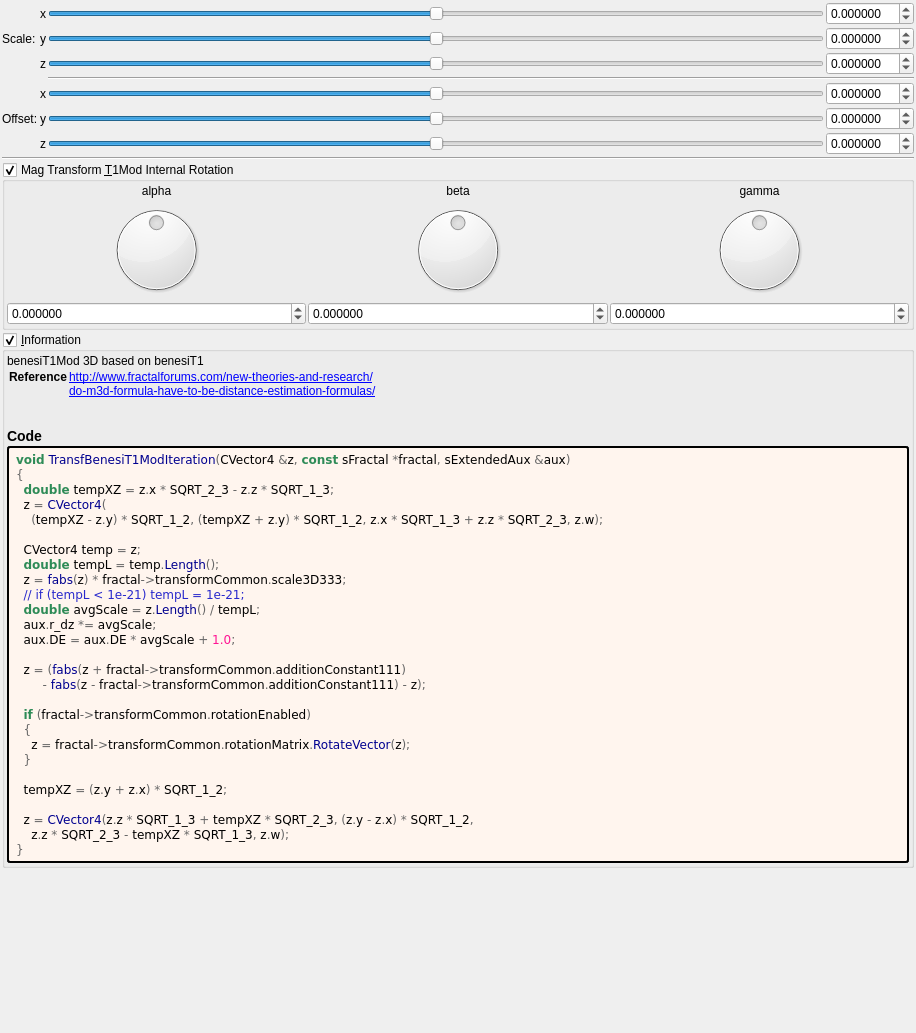
<?xml version="1.0" encoding="UTF-8"?>
<ui version="4.0">
 <class>transf_benesi_t1_mod</class>
 <widget class="QWidget" name="Form">
  <property name="geometry">
   <rect>
    <x>0</x>
    <y>0</y>
    <width>916</width>
    <height>1033</height>
   </rect>
  </property>
  <property name="windowTitle">
   <string notr="true">transf_benesi_t1_mod</string>
  </property>
  <layout class="QVBoxLayout" name="verticalLayout">
   <property name="spacing">
    <number>2</number>
   </property>
   <property name="leftMargin">
    <number>2</number>
   </property>
   <property name="topMargin">
    <number>2</number>
   </property>
   <property name="rightMargin">
    <number>2</number>
   </property>
   <property name="bottomMargin">
    <number>2</number>
   </property>
   <item>
    <layout class="QGridLayout" name="gridLayout_63">
     <property name="spacing">
      <number>2</number>
     </property>
     <item row="0" column="1">
      <widget class="QLabel" name="label_251">
       <property name="text">
        <string/>
       </property>
      </widget>
     </item>
     <item row="4" column="4">
      <widget class="MyDoubleSpinBox" name="spinbox3_transf_addition_constant_111_x">
       <property name="sizePolicy">
        <sizepolicy hsizetype="Minimum" vsizetype="Maximum">
         <horstretch>0</horstretch>
         <verstretch>0</verstretch>
        </sizepolicy>
       </property>
       <property name="prefix">
        <string/>
       </property>
       <property name="suffix">
        <string/>
       </property>
       <property name="decimals">
        <number>6</number>
       </property>
       <property name="minimum">
        <double>-99.989999999999995</double>
       </property>
       <property name="maximum">
        <double>99.989999999999995</double>
       </property>
       <property name="singleStep">
        <double>0.100000000000000</double>
       </property>
      </widget>
     </item>
     <item row="4" column="3">
      <widget class="QSlider" name="slider3_transf_addition_constant_111_x">
       <property name="sizePolicy">
        <sizepolicy hsizetype="Preferred" vsizetype="Preferred">
         <horstretch>0</horstretch>
         <verstretch>0</verstretch>
        </sizepolicy>
       </property>
       <property name="minimum">
        <number>-5000000</number>
       </property>
       <property name="maximum">
        <number>5000000</number>
       </property>
       <property name="singleStep">
        <number>1</number>
       </property>
       <property name="orientation">
        <enum>Qt::Horizontal</enum>
       </property>
      </widget>
     </item>
     <item row="5" column="3">
      <widget class="QSlider" name="slider3_transf_addition_constant_111_y">
       <property name="sizePolicy">
        <sizepolicy hsizetype="Expanding" vsizetype="Maximum">
         <horstretch>0</horstretch>
         <verstretch>0</verstretch>
        </sizepolicy>
       </property>
       <property name="minimum">
        <number>-5000000</number>
       </property>
       <property name="maximum">
        <number>5000000</number>
       </property>
       <property name="singleStep">
        <number>1</number>
       </property>
       <property name="orientation">
        <enum>Qt::Horizontal</enum>
       </property>
      </widget>
     </item>
     <item row="1" column="1">
      <widget class="QLabel" name="label_258">
       <property name="text">
        <string>Scale:</string>
       </property>
      </widget>
     </item>
     <item row="2" column="4">
      <widget class="MyDoubleSpinBox" name="spinbox3_transf_scale3D_333_z">
       <property name="sizePolicy">
        <sizepolicy hsizetype="Minimum" vsizetype="Maximum">
         <horstretch>0</horstretch>
         <verstretch>0</verstretch>
        </sizepolicy>
       </property>
       <property name="prefix">
        <string/>
       </property>
       <property name="suffix">
        <string/>
       </property>
       <property name="decimals">
        <number>6</number>
       </property>
       <property name="minimum">
        <double>-99.989999999999995</double>
       </property>
       <property name="maximum">
        <double>99.989999999999995</double>
       </property>
       <property name="singleStep">
        <double>0.100000000000000</double>
       </property>
      </widget>
     </item>
     <item row="0" column="4">
      <widget class="MyDoubleSpinBox" name="spinbox3_transf_scale3D_333_x">
       <property name="sizePolicy">
        <sizepolicy hsizetype="Minimum" vsizetype="Maximum">
         <horstretch>0</horstretch>
         <verstretch>0</verstretch>
        </sizepolicy>
       </property>
       <property name="prefix">
        <string/>
       </property>
       <property name="suffix">
        <string/>
       </property>
       <property name="decimals">
        <number>6</number>
       </property>
       <property name="minimum">
        <double>-99.989999999999995</double>
       </property>
       <property name="maximum">
        <double>99.989999999999995</double>
       </property>
       <property name="singleStep">
        <double>0.100000000000000</double>
       </property>
      </widget>
     </item>
     <item row="1" column="3">
      <widget class="QSlider" name="slider3_transf_scale3D_333_y">
       <property name="sizePolicy">
        <sizepolicy hsizetype="Expanding" vsizetype="Maximum">
         <horstretch>0</horstretch>
         <verstretch>0</verstretch>
        </sizepolicy>
       </property>
       <property name="minimum">
        <number>-5000000</number>
       </property>
       <property name="maximum">
        <number>5000000</number>
       </property>
       <property name="singleStep">
        <number>1</number>
       </property>
       <property name="orientation">
        <enum>Qt::Horizontal</enum>
       </property>
      </widget>
     </item>
     <item row="4" column="1">
      <widget class="QLabel" name="label_253">
       <property name="text">
        <string/>
       </property>
      </widget>
     </item>
     <item row="6" column="3">
      <widget class="QSlider" name="slider3_transf_addition_constant_111_z">
       <property name="sizePolicy">
        <sizepolicy hsizetype="Expanding" vsizetype="Maximum">
         <horstretch>0</horstretch>
         <verstretch>0</verstretch>
        </sizepolicy>
       </property>
       <property name="minimum">
        <number>-5000000</number>
       </property>
       <property name="maximum">
        <number>5000000</number>
       </property>
       <property name="singleStep">
        <number>1</number>
       </property>
       <property name="orientation">
        <enum>Qt::Horizontal</enum>
       </property>
      </widget>
     </item>
     <item row="6" column="1">
      <widget class="QLabel" name="label_257">
       <property name="text">
        <string/>
       </property>
      </widget>
     </item>
     <item row="2" column="3">
      <widget class="QSlider" name="slider3_transf_scale3D_333_z">
       <property name="sizePolicy">
        <sizepolicy hsizetype="Expanding" vsizetype="Maximum">
         <horstretch>0</horstretch>
         <verstretch>0</verstretch>
        </sizepolicy>
       </property>
       <property name="minimum">
        <number>-5000000</number>
       </property>
       <property name="maximum">
        <number>5000000</number>
       </property>
       <property name="singleStep">
        <number>1</number>
       </property>
       <property name="orientation">
        <enum>Qt::Horizontal</enum>
       </property>
      </widget>
     </item>
     <item row="1" column="4">
      <widget class="MyDoubleSpinBox" name="spinbox3_transf_scale3D_333_y">
       <property name="sizePolicy">
        <sizepolicy hsizetype="Minimum" vsizetype="Maximum">
         <horstretch>0</horstretch>
         <verstretch>0</verstretch>
        </sizepolicy>
       </property>
       <property name="prefix">
        <string/>
       </property>
       <property name="suffix">
        <string/>
       </property>
       <property name="decimals">
        <number>6</number>
       </property>
       <property name="minimum">
        <double>-99.989999999999995</double>
       </property>
       <property name="maximum">
        <double>99.989999999999995</double>
       </property>
       <property name="singleStep">
        <double>0.100000000000000</double>
       </property>
      </widget>
     </item>
     <item row="5" column="1">
      <widget class="QLabel" name="label_255">
       <property name="text">
        <string>Offset:</string>
       </property>
      </widget>
     </item>
     <item row="6" column="4">
      <widget class="MyDoubleSpinBox" name="spinbox3_transf_addition_constant_111_z">
       <property name="sizePolicy">
        <sizepolicy hsizetype="Minimum" vsizetype="Maximum">
         <horstretch>0</horstretch>
         <verstretch>0</verstretch>
        </sizepolicy>
       </property>
       <property name="prefix">
        <string/>
       </property>
       <property name="suffix">
        <string/>
       </property>
       <property name="decimals">
        <number>6</number>
       </property>
       <property name="minimum">
        <double>-99.989999999999995</double>
       </property>
       <property name="maximum">
        <double>99.989999999999995</double>
       </property>
       <property name="singleStep">
        <double>0.100000000000000</double>
       </property>
      </widget>
     </item>
     <item row="3" column="3" colspan="2">
      <widget class="Line" name="line_53">
       <property name="orientation">
        <enum>Qt::Horizontal</enum>
       </property>
      </widget>
     </item>
     <item row="0" column="3">
      <widget class="QSlider" name="slider3_transf_scale3D_333_x">
       <property name="sizePolicy">
        <sizepolicy hsizetype="Preferred" vsizetype="Preferred">
         <horstretch>0</horstretch>
         <verstretch>0</verstretch>
        </sizepolicy>
       </property>
       <property name="minimum">
        <number>-5000000</number>
       </property>
       <property name="maximum">
        <number>5000000</number>
       </property>
       <property name="singleStep">
        <number>1</number>
       </property>
       <property name="orientation">
        <enum>Qt::Horizontal</enum>
       </property>
      </widget>
     </item>
     <item row="2" column="1">
      <widget class="QLabel" name="label_250">
       <property name="text">
        <string/>
       </property>
      </widget>
     </item>
     <item row="5" column="4">
      <widget class="MyDoubleSpinBox" name="spinbox3_transf_addition_constant_111_y">
       <property name="sizePolicy">
        <sizepolicy hsizetype="Minimum" vsizetype="Maximum">
         <horstretch>0</horstretch>
         <verstretch>0</verstretch>
        </sizepolicy>
       </property>
       <property name="prefix">
        <string/>
       </property>
       <property name="suffix">
        <string/>
       </property>
       <property name="decimals">
        <number>6</number>
       </property>
       <property name="minimum">
        <double>-99.989999999999995</double>
       </property>
       <property name="maximum">
        <double>99.989999999999995</double>
       </property>
       <property name="singleStep">
        <double>0.100000000000000</double>
       </property>
      </widget>
     </item>
     <item row="0" column="2">
      <widget class="QLabel" name="label_252">
       <property name="text">
        <string notr="true">x</string>
       </property>
      </widget>
     </item>
     <item row="1" column="2">
      <widget class="QLabel" name="label_254">
       <property name="text">
        <string notr="true">y</string>
       </property>
      </widget>
     </item>
     <item row="4" column="2">
      <widget class="QLabel" name="label_256">
       <property name="text">
        <string notr="true">x</string>
       </property>
      </widget>
     </item>
     <item row="5" column="2">
      <widget class="QLabel" name="label_259">
       <property name="text">
        <string notr="true">y</string>
       </property>
      </widget>
     </item>
     <item row="2" column="2">
      <widget class="QLabel" name="label_260">
       <property name="text">
        <string notr="true">z</string>
       </property>
      </widget>
     </item>
     <item row="6" column="2">
      <widget class="QLabel" name="label_261">
       <property name="text">
        <string notr="true">z</string>
       </property>
      </widget>
     </item>
    </layout>
   </item>
   <item>
    <widget class="Line" name="line_55">
     <property name="orientation">
      <enum>Qt::Horizontal</enum>
     </property>
    </widget>
   </item>
   <item>
    <widget class="MyGroupBox" name="groupCheck_transf_rotation_enabled">
     <property name="title">
      <string>Mag Transform &amp;T1Mod Internal Rotation</string>
     </property>
     <property name="checkable">
      <bool>true</bool>
     </property>
     <layout class="QVBoxLayout" name="verticalLayout_8" stretch="0">
      <property name="spacing">
       <number>2</number>
      </property>
      <property name="leftMargin">
       <number>2</number>
      </property>
      <property name="topMargin">
       <number>2</number>
      </property>
      <property name="rightMargin">
       <number>2</number>
      </property>
      <property name="bottomMargin">
       <number>2</number>
      </property>
      <item>
       <layout class="QGridLayout" name="gridLayout_10">
        <property name="spacing">
         <number>2</number>
        </property>
        <item row="1" column="2">
         <widget class="QLabel" name="label_36">
          <property name="text">
           <string notr="true">gamma</string>
          </property>
          <property name="alignment">
           <set>Qt::AlignCenter</set>
          </property>
         </widget>
        </item>
        <item row="1" column="1">
         <widget class="QLabel" name="label_34">
          <property name="text">
           <string notr="true">beta</string>
          </property>
          <property name="alignment">
           <set>Qt::AlignCenter</set>
          </property>
         </widget>
        </item>
        <item row="1" column="0">
         <widget class="QLabel" name="label_35">
          <property name="text">
           <string notr="true">alpha</string>
          </property>
          <property name="alignment">
           <set>Qt::AlignCenter</set>
          </property>
         </widget>
        </item>
        <item row="2" column="1">
         <widget class="QDial" name="dial3_transf_rotation_y">
          <property name="minimum">
           <number>-18000</number>
          </property>
          <property name="maximum">
           <number>18000</number>
          </property>
          <property name="wrapping">
           <bool>true</bool>
          </property>
         </widget>
        </item>
        <item row="2" column="2">
         <widget class="QDial" name="dial3_transf_rotation_z">
          <property name="minimum">
           <number>-18000</number>
          </property>
          <property name="maximum">
           <number>18000</number>
          </property>
          <property name="wrapping">
           <bool>true</bool>
          </property>
         </widget>
        </item>
        <item row="3" column="0">
         <widget class="MyDoubleSpinBox" name="spinboxd3_transf_rotation_x">
          <property name="sizePolicy">
           <sizepolicy hsizetype="Minimum" vsizetype="Maximum">
            <horstretch>0</horstretch>
            <verstretch>0</verstretch>
           </sizepolicy>
          </property>
          <property name="prefix">
           <string/>
          </property>
          <property name="suffix">
           <string/>
          </property>
          <property name="decimals">
           <number>6</number>
          </property>
          <property name="minimum">
           <double>-180.000000000000000</double>
          </property>
          <property name="maximum">
           <double>180.000000000000000</double>
          </property>
          <property name="singleStep">
           <double>1.000000000000000</double>
          </property>
         </widget>
        </item>
        <item row="2" column="0">
         <widget class="QDial" name="dial3_transf_rotation_x">
          <property name="minimum">
           <number>-18000</number>
          </property>
          <property name="maximum">
           <number>18000</number>
          </property>
          <property name="wrapping">
           <bool>true</bool>
          </property>
         </widget>
        </item>
        <item row="3" column="2">
         <widget class="MyDoubleSpinBox" name="spinboxd3_transf_rotation_z">
          <property name="sizePolicy">
           <sizepolicy hsizetype="Minimum" vsizetype="Maximum">
            <horstretch>0</horstretch>
            <verstretch>0</verstretch>
           </sizepolicy>
          </property>
          <property name="prefix">
           <string/>
          </property>
          <property name="suffix">
           <string/>
          </property>
          <property name="decimals">
           <number>6</number>
          </property>
          <property name="minimum">
           <double>-180.000000000000000</double>
          </property>
          <property name="maximum">
           <double>180.000000000000000</double>
          </property>
          <property name="singleStep">
           <double>1.000000000000000</double>
          </property>
         </widget>
        </item>
        <item row="3" column="1">
         <widget class="MyDoubleSpinBox" name="spinboxd3_transf_rotation_y">
          <property name="sizePolicy">
           <sizepolicy hsizetype="Minimum" vsizetype="Maximum">
            <horstretch>0</horstretch>
            <verstretch>0</verstretch>
           </sizepolicy>
          </property>
          <property name="prefix">
           <string/>
          </property>
          <property name="suffix">
           <string/>
          </property>
          <property name="decimals">
           <number>6</number>
          </property>
          <property name="minimum">
           <double>-180.000000000000000</double>
          </property>
          <property name="maximum">
           <double>180.000000000000000</double>
          </property>
          <property name="singleStep">
           <double>1.000000000000000</double>
          </property>
         </widget>
        </item>
       </layout>
      </item>
     </layout>
    </widget>
   </item>
   <item>
    <widget class="MyGroupBox" name="groupCheck_info">
     <property name="title">
      <string>&amp;Information</string>
     </property>
     <property name="flat">
      <bool>false</bool>
     </property>
     <property name="checkable">
      <bool>true</bool>
     </property>
     <layout class="QVBoxLayout" name="verticalLayout_2">
      <property name="spacing">
       <number>2</number>
      </property>
      <property name="leftMargin">
       <number>2</number>
      </property>
      <property name="topMargin">
       <number>2</number>
      </property>
      <property name="rightMargin">
       <number>2</number>
      </property>
      <property name="bottomMargin">
       <number>2</number>
      </property>
      <item>
       <widget class="QLabel" name="label_information_general">
        <property name="text">
         <string notr="true">&lt;p&gt;benesiT1Mod  3D based on benesiT1&lt;/p&gt;&lt;table&gt;
&lt;tr&gt;&lt;th&gt;Reference&lt;/th&gt;&lt;td&gt;&lt;a href=&quot;http://www.fractalforums.com/new-theories-and-research/&quot;&gt;http://www.fractalforums.com/new-theories-and-research/&lt;br&gt;
&lt;a href=&quot;do-m3d-formula-have-to-be-distance-estimation-formulas/&quot;&gt;do-m3d-formula-have-to-be-distance-estimation-formulas/&lt;br&gt;
&lt;/td&gt;&lt;/tr&gt;
&lt;/table&gt;
&lt;h3&gt;Code&lt;/h3&gt;</string>
        </property>
        <property name="wordWrap">
         <bool>true</bool>
        </property>
        <property name="openExternalLinks">
         <bool>true</bool>
        </property>
        <property name="textInteractionFlags">
         <set>Qt::LinksAccessibleByMouse|Qt::TextSelectableByMouse</set>
        </property>
       </widget>
      </item>
      <item>
       <widget class="QLabel" name="label_code_content">
        <property name="styleSheet">
         <string notr="true">border-style: outset; border-width: 2px; border-radius: 3px; border-color: black; background-color: #fff5ee; padding: 4px;</string>
        </property>
        <property name="text">
         <string notr="true">&lt;body style=&quot;background-color:#fff5ee&quot;&gt;
&lt;pre style=&quot;color:#000000; background-color:#fff5ee;  font-family:'Courier New',monospace;&quot;&gt;&lt;span style=&quot;color:#2e8b57; font-weight:bold&quot;&gt;void&lt;/span&gt; &lt;span style=&quot;color:#00008f&quot;&gt;TransfBenesiT1ModIteration&lt;/span&gt;&lt;span style=&quot;color:#676767&quot;&gt;(&lt;/span&gt;CVector4 &lt;span style=&quot;color:#676767&quot;&gt;&amp;amp;&lt;/span&gt;z&lt;span style=&quot;color:#676767&quot;&gt;,&lt;/span&gt; &lt;span style=&quot;color:#2e8b57; font-weight:bold&quot;&gt;const&lt;/span&gt; sFractal &lt;span style=&quot;color:#676767&quot;&gt;*&lt;/span&gt;fractal&lt;span style=&quot;color:#676767&quot;&gt;,&lt;/span&gt; sExtendedAux &lt;span style=&quot;color:#676767&quot;&gt;&amp;amp;&lt;/span&gt;aux&lt;span style=&quot;color:#676767&quot;&gt;)&lt;/span&gt;
&lt;span style=&quot;color:#676767&quot;&gt;{&lt;/span&gt;
  &lt;span style=&quot;color:#2e8b57; font-weight:bold&quot;&gt;double&lt;/span&gt; tempXZ &lt;span style=&quot;color:#676767&quot;&gt;=&lt;/span&gt; z&lt;span style=&quot;color:#676767&quot;&gt;.&lt;/span&gt;x &lt;span style=&quot;color:#676767&quot;&gt;*&lt;/span&gt; SQRT_2_3 &lt;span style=&quot;color:#676767&quot;&gt;-&lt;/span&gt; z&lt;span style=&quot;color:#676767&quot;&gt;.&lt;/span&gt;z &lt;span style=&quot;color:#676767&quot;&gt;*&lt;/span&gt; SQRT_1_3&lt;span style=&quot;color:#676767&quot;&gt;;&lt;/span&gt;
  z &lt;span style=&quot;color:#676767&quot;&gt;=&lt;/span&gt; &lt;span style=&quot;color:#00008f&quot;&gt;CVector4&lt;/span&gt;&lt;span style=&quot;color:#676767&quot;&gt;(&lt;/span&gt;
    &lt;span style=&quot;color:#676767&quot;&gt;(&lt;/span&gt;tempXZ &lt;span style=&quot;color:#676767&quot;&gt;-&lt;/span&gt; z&lt;span style=&quot;color:#676767&quot;&gt;.&lt;/span&gt;y&lt;span style=&quot;color:#676767&quot;&gt;) *&lt;/span&gt; SQRT_1_2&lt;span style=&quot;color:#676767&quot;&gt;, (&lt;/span&gt;tempXZ &lt;span style=&quot;color:#676767&quot;&gt;+&lt;/span&gt; z&lt;span style=&quot;color:#676767&quot;&gt;.&lt;/span&gt;y&lt;span style=&quot;color:#676767&quot;&gt;) *&lt;/span&gt; SQRT_1_2&lt;span style=&quot;color:#676767&quot;&gt;,&lt;/span&gt; z&lt;span style=&quot;color:#676767&quot;&gt;.&lt;/span&gt;x &lt;span style=&quot;color:#676767&quot;&gt;*&lt;/span&gt; SQRT_1_3 &lt;span style=&quot;color:#676767&quot;&gt;+&lt;/span&gt; z&lt;span style=&quot;color:#676767&quot;&gt;.&lt;/span&gt;z &lt;span style=&quot;color:#676767&quot;&gt;*&lt;/span&gt; SQRT_2_3&lt;span style=&quot;color:#676767&quot;&gt;,&lt;/span&gt; z&lt;span style=&quot;color:#676767&quot;&gt;.&lt;/span&gt;w&lt;span style=&quot;color:#676767&quot;&gt;);&lt;/span&gt;

  CVector4 temp &lt;span style=&quot;color:#676767&quot;&gt;=&lt;/span&gt; z&lt;span style=&quot;color:#676767&quot;&gt;;&lt;/span&gt;
  &lt;span style=&quot;color:#2e8b57; font-weight:bold&quot;&gt;double&lt;/span&gt; tempL &lt;span style=&quot;color:#676767&quot;&gt;=&lt;/span&gt; temp&lt;span style=&quot;color:#676767&quot;&gt;.&lt;/span&gt;&lt;span style=&quot;color:#00008f&quot;&gt;Length&lt;/span&gt;&lt;span style=&quot;color:#676767&quot;&gt;();&lt;/span&gt;
  z &lt;span style=&quot;color:#676767&quot;&gt;=&lt;/span&gt; &lt;span style=&quot;color:#00008f&quot;&gt;fabs&lt;/span&gt;&lt;span style=&quot;color:#676767&quot;&gt;(&lt;/span&gt;z&lt;span style=&quot;color:#676767&quot;&gt;) *&lt;/span&gt; fractal&lt;span style=&quot;color:#676767&quot;&gt;-&amp;gt;&lt;/span&gt;transformCommon&lt;span style=&quot;color:#676767&quot;&gt;.&lt;/span&gt;scale3D333&lt;span style=&quot;color:#676767&quot;&gt;;&lt;/span&gt;
  &lt;span style=&quot;color:#2929cc&quot;&gt;// if (tempL &amp;lt; 1e-21) tempL = 1e-21;&lt;/span&gt;
  &lt;span style=&quot;color:#2e8b57; font-weight:bold&quot;&gt;double&lt;/span&gt; avgScale &lt;span style=&quot;color:#676767&quot;&gt;=&lt;/span&gt; z&lt;span style=&quot;color:#676767&quot;&gt;.&lt;/span&gt;&lt;span style=&quot;color:#00008f&quot;&gt;Length&lt;/span&gt;&lt;span style=&quot;color:#676767&quot;&gt;() /&lt;/span&gt; tempL&lt;span style=&quot;color:#676767&quot;&gt;;&lt;/span&gt;
  aux&lt;span style=&quot;color:#676767&quot;&gt;.&lt;/span&gt;r_dz &lt;span style=&quot;color:#676767&quot;&gt;*=&lt;/span&gt; avgScale&lt;span style=&quot;color:#676767&quot;&gt;;&lt;/span&gt;
  aux&lt;span style=&quot;color:#676767&quot;&gt;.&lt;/span&gt;DE &lt;span style=&quot;color:#676767&quot;&gt;=&lt;/span&gt; aux&lt;span style=&quot;color:#676767&quot;&gt;.&lt;/span&gt;DE &lt;span style=&quot;color:#676767&quot;&gt;*&lt;/span&gt; avgScale &lt;span style=&quot;color:#676767&quot;&gt;+&lt;/span&gt; &lt;span style=&quot;color:#ff1493&quot;&gt;1.0&lt;/span&gt;&lt;span style=&quot;color:#676767&quot;&gt;;&lt;/span&gt;

  z &lt;span style=&quot;color:#676767&quot;&gt;= (&lt;/span&gt;&lt;span style=&quot;color:#00008f&quot;&gt;fabs&lt;/span&gt;&lt;span style=&quot;color:#676767&quot;&gt;(&lt;/span&gt;z &lt;span style=&quot;color:#676767&quot;&gt;+&lt;/span&gt; fractal&lt;span style=&quot;color:#676767&quot;&gt;-&amp;gt;&lt;/span&gt;transformCommon&lt;span style=&quot;color:#676767&quot;&gt;.&lt;/span&gt;additionConstant111&lt;span style=&quot;color:#676767&quot;&gt;)&lt;/span&gt;
       &lt;span style=&quot;color:#676767&quot;&gt;-&lt;/span&gt; &lt;span style=&quot;color:#00008f&quot;&gt;fabs&lt;/span&gt;&lt;span style=&quot;color:#676767&quot;&gt;(&lt;/span&gt;z &lt;span style=&quot;color:#676767&quot;&gt;-&lt;/span&gt; fractal&lt;span style=&quot;color:#676767&quot;&gt;-&amp;gt;&lt;/span&gt;transformCommon&lt;span style=&quot;color:#676767&quot;&gt;.&lt;/span&gt;additionConstant111&lt;span style=&quot;color:#676767&quot;&gt;) -&lt;/span&gt; z&lt;span style=&quot;color:#676767&quot;&gt;);&lt;/span&gt;

  &lt;span style=&quot;color:#2e8b57; font-weight:bold&quot;&gt;if&lt;/span&gt; &lt;span style=&quot;color:#676767&quot;&gt;(&lt;/span&gt;fractal&lt;span style=&quot;color:#676767&quot;&gt;-&amp;gt;&lt;/span&gt;transformCommon&lt;span style=&quot;color:#676767&quot;&gt;.&lt;/span&gt;rotationEnabled&lt;span style=&quot;color:#676767&quot;&gt;)&lt;/span&gt;
  &lt;span style=&quot;color:#676767&quot;&gt;{&lt;/span&gt;
    z &lt;span style=&quot;color:#676767&quot;&gt;=&lt;/span&gt; fractal&lt;span style=&quot;color:#676767&quot;&gt;-&amp;gt;&lt;/span&gt;transformCommon&lt;span style=&quot;color:#676767&quot;&gt;.&lt;/span&gt;rotationMatrix&lt;span style=&quot;color:#676767&quot;&gt;.&lt;/span&gt;&lt;span style=&quot;color:#00008f&quot;&gt;RotateVector&lt;/span&gt;&lt;span style=&quot;color:#676767&quot;&gt;(&lt;/span&gt;z&lt;span style=&quot;color:#676767&quot;&gt;);&lt;/span&gt;
  &lt;span style=&quot;color:#676767&quot;&gt;}&lt;/span&gt;

  tempXZ &lt;span style=&quot;color:#676767&quot;&gt;= (&lt;/span&gt;z&lt;span style=&quot;color:#676767&quot;&gt;.&lt;/span&gt;y &lt;span style=&quot;color:#676767&quot;&gt;+&lt;/span&gt; z&lt;span style=&quot;color:#676767&quot;&gt;.&lt;/span&gt;x&lt;span style=&quot;color:#676767&quot;&gt;) *&lt;/span&gt; SQRT_1_2&lt;span style=&quot;color:#676767&quot;&gt;;&lt;/span&gt;

  z &lt;span style=&quot;color:#676767&quot;&gt;=&lt;/span&gt; &lt;span style=&quot;color:#00008f&quot;&gt;CVector4&lt;/span&gt;&lt;span style=&quot;color:#676767&quot;&gt;(&lt;/span&gt;z&lt;span style=&quot;color:#676767&quot;&gt;.&lt;/span&gt;z &lt;span style=&quot;color:#676767&quot;&gt;*&lt;/span&gt; SQRT_1_3 &lt;span style=&quot;color:#676767&quot;&gt;+&lt;/span&gt; tempXZ &lt;span style=&quot;color:#676767&quot;&gt;*&lt;/span&gt; SQRT_2_3&lt;span style=&quot;color:#676767&quot;&gt;, (&lt;/span&gt;z&lt;span style=&quot;color:#676767&quot;&gt;.&lt;/span&gt;y &lt;span style=&quot;color:#676767&quot;&gt;-&lt;/span&gt; z&lt;span style=&quot;color:#676767&quot;&gt;.&lt;/span&gt;x&lt;span style=&quot;color:#676767&quot;&gt;) *&lt;/span&gt; SQRT_1_2&lt;span style=&quot;color:#676767&quot;&gt;,&lt;/span&gt;
    z&lt;span style=&quot;color:#676767&quot;&gt;.&lt;/span&gt;z &lt;span style=&quot;color:#676767&quot;&gt;*&lt;/span&gt; SQRT_2_3 &lt;span style=&quot;color:#676767&quot;&gt;-&lt;/span&gt; tempXZ &lt;span style=&quot;color:#676767&quot;&gt;*&lt;/span&gt; SQRT_1_3&lt;span style=&quot;color:#676767&quot;&gt;,&lt;/span&gt; z&lt;span style=&quot;color:#676767&quot;&gt;.&lt;/span&gt;w&lt;span style=&quot;color:#676767&quot;&gt;);&lt;/span&gt;
&lt;span style=&quot;color:#676767&quot;&gt;}&lt;/span&gt;
&lt;/pre&gt;
&lt;/body&gt;</string>
        </property>
        <property name="wordWrap">
         <bool>true</bool>
        </property>
        <property name="openExternalLinks">
         <bool>true</bool>
        </property>
        <property name="textInteractionFlags">
         <set>Qt::LinksAccessibleByMouse|Qt::TextSelectableByMouse</set>
        </property>
       </widget>
      </item>
     </layout>
    </widget>
   </item>
   <item>
    <spacer name="verticalSpacer">
     <property name="orientation">
      <enum>Qt::Vertical</enum>
     </property>
     <property name="sizeHint" stdset="0">
      <size>
       <width>20</width>
       <height>40</height>
      </size>
     </property>
    </spacer>
   </item>
  </layout>
 </widget>
 <customwidgets>
  <customwidget>
   <class>MyDoubleSpinBox</class>
   <extends>QDoubleSpinBox</extends>
   <header>my_double_spin_box.h</header>
  </customwidget>
  <customwidget>
   <class>MyGroupBox</class>
   <extends>QGroupBox</extends>
   <header>my_group_box.h</header>
   <container>1</container>
  </customwidget>
 </customwidgets>
 <tabstops>
  <tabstop>slider3_transf_scale3D_333_x</tabstop>
  <tabstop>spinbox3_transf_scale3D_333_x</tabstop>
  <tabstop>slider3_transf_scale3D_333_y</tabstop>
  <tabstop>spinbox3_transf_scale3D_333_y</tabstop>
  <tabstop>slider3_transf_scale3D_333_z</tabstop>
  <tabstop>spinbox3_transf_scale3D_333_z</tabstop>
  <tabstop>slider3_transf_addition_constant_111_x</tabstop>
  <tabstop>spinbox3_transf_addition_constant_111_x</tabstop>
  <tabstop>slider3_transf_addition_constant_111_y</tabstop>
  <tabstop>spinbox3_transf_addition_constant_111_y</tabstop>
  <tabstop>slider3_transf_addition_constant_111_z</tabstop>
  <tabstop>spinbox3_transf_addition_constant_111_z</tabstop>
  <tabstop>groupCheck_transf_rotation_enabled</tabstop>
  <tabstop>dial3_transf_rotation_x</tabstop>
  <tabstop>dial3_transf_rotation_y</tabstop>
  <tabstop>dial3_transf_rotation_z</tabstop>
  <tabstop>spinboxd3_transf_rotation_x</tabstop>
  <tabstop>spinboxd3_transf_rotation_y</tabstop>
  <tabstop>spinboxd3_transf_rotation_z</tabstop>
  <tabstop>groupCheck_info</tabstop>
 </tabstops>
 <resources/>
 <connections/>
</ui>
